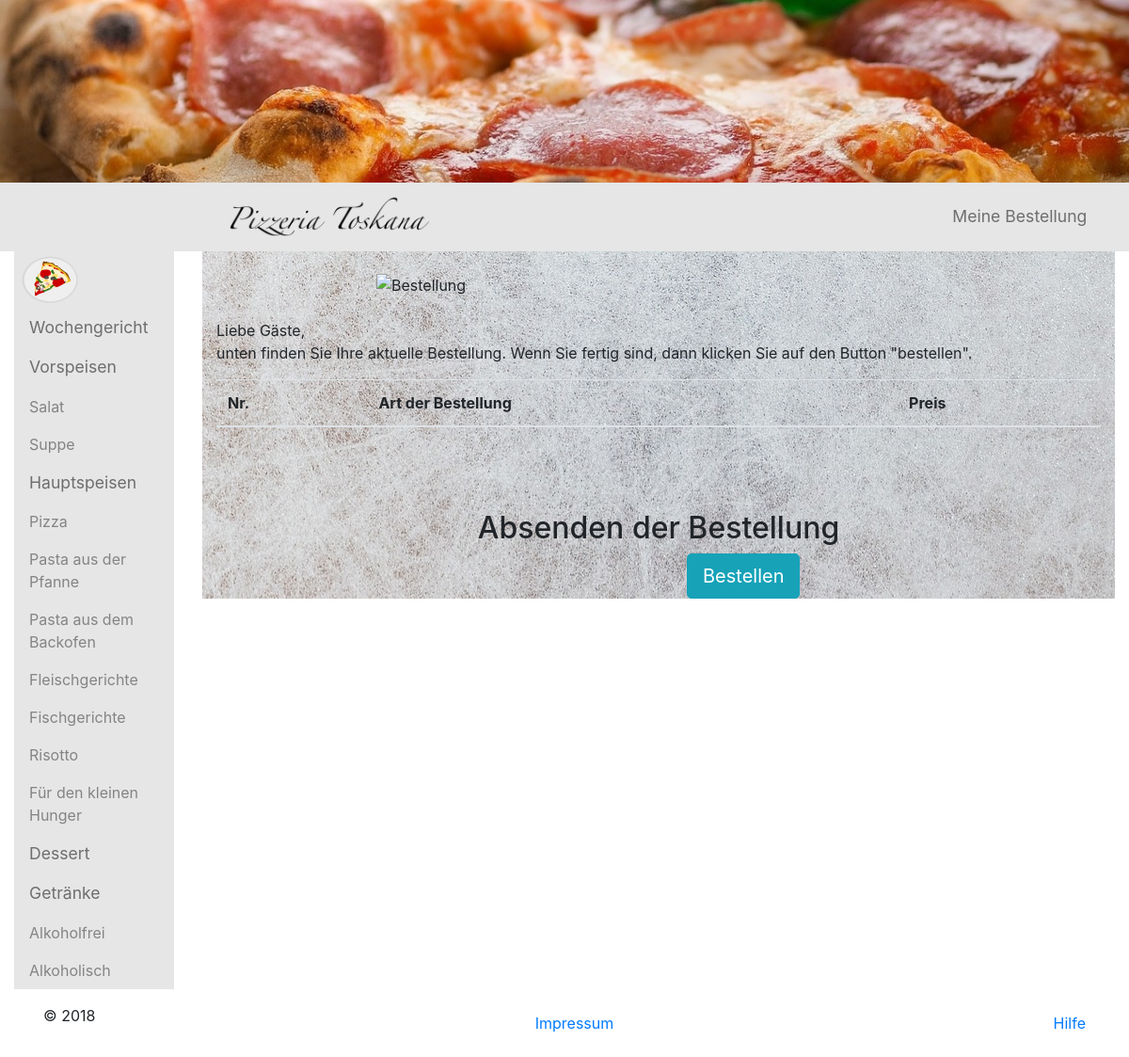
The app's page /bestellung.php, older data.
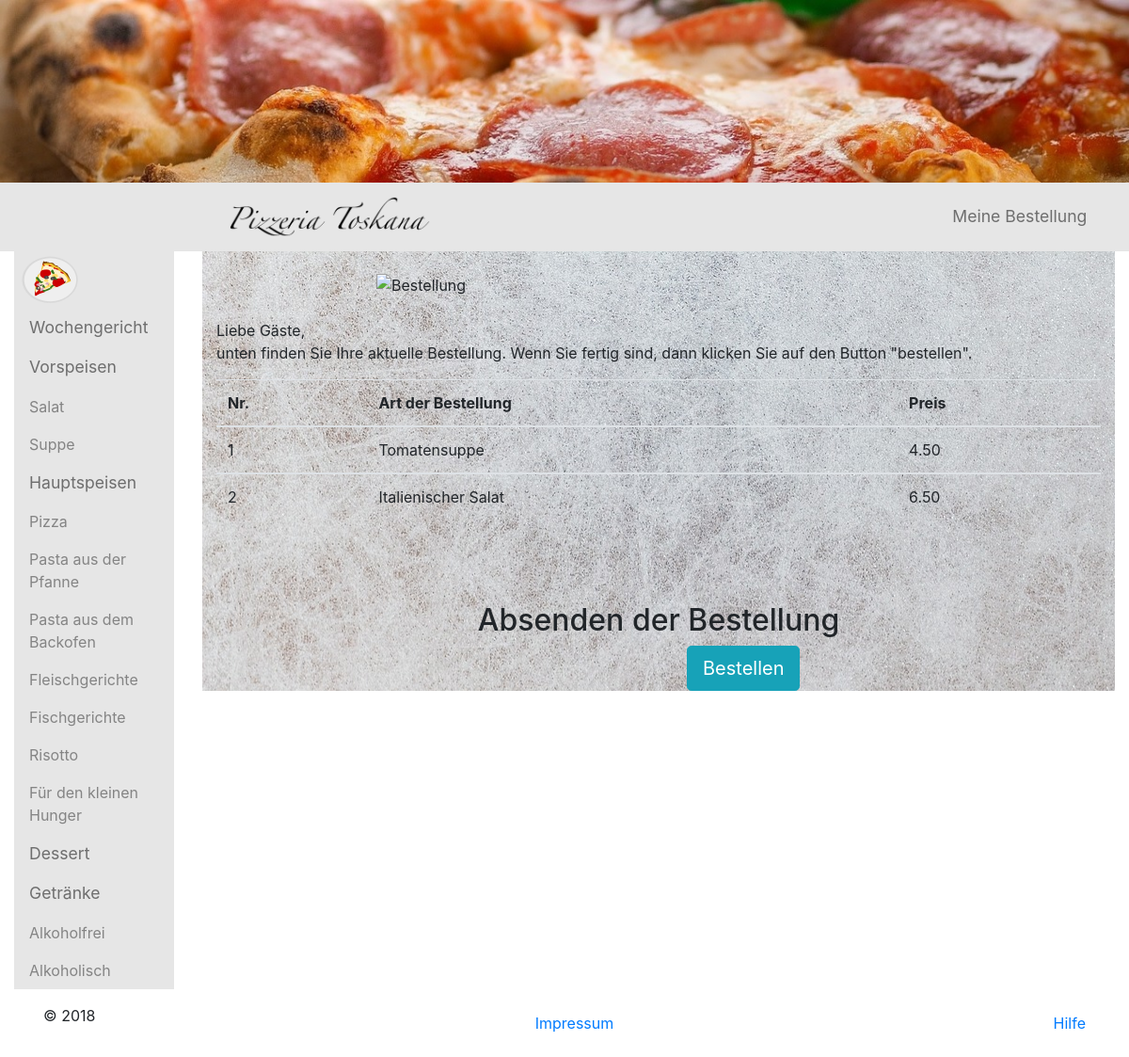
The same page, newer data.
### tables this page shows
CREATE TABLE `bestellung` (
  `id` int(11) NOT NULL,
  `tischid` int(11) NOT NULL,
  `speisenid` int(11) NOT NULL
);

CREATE TABLE `speisen` (
  `id` int(11) NOT NULL,
  `kategorie` enum('suppe','salat','pizza','pastaOfen','pastaPfanne','fisch','fleisch','risotto','kleinerHunger','alkoholisch','alkoholfrei','nachspeisen') NOT NULL,
  `name` varchar(255) NOT NULL,
  `beschreibung` varchar(255) NOT NULL,
  `preis` decimal(10,2) UNSIGNED NOT NULL,
  `zubereitungszeit` int(11) NOT NULL
);

### bestellung.php (the view, shortened to what this page needs)
<!DOCTYPE html>
<html lang="de">
	<head>
		<link rel="stylesheet" href="https://maxcdn.bootstrapcdn.com/bootstrap/4.1.3/css/bootstrap.min.css">
		<link href="bestellung.css" rel="stylesheet">
	</head>
	<body>
		<div class="container-fluid">
			<div class="row">
				<img class="img-fluid" src="Bilder/pizza23.jpg" alt="Pizza Top Page" >
			</div>
			<div class="row">
				<?php
				    include 'navbarHorizontal.php';
                ?>
			</div>
			<div>
				<div class="row">
					<div class="col-2">
				  		<?php
        				    include 'navbarVertikal.php';
                        ?>
					</div>
					<div class="col-10" >
						<div class="container" id="back">
							<br>
							<div class="row justify-content-center">
							  <img class="img-fluid" src="Bilder/bestellungText.png" alt="Bestellung" style="width:600px;" class="float-center">
							</div>
							<div class="row">
								<div class="container">
								  <br>
								  <p>Liebe Gäste, <br>
										unten finden Sie Ihre aktuelle Bestellung. Wenn Sie fertig sind, dann klicken Sie auf den Button "bestellen".
									</p>
									<?php
                                    $pdo = new PDO('mysql:host=localhost;dbname=restaurantdb', 'root', '');
                                    $sql = "SELECT bestellung.id, speisen.name, speisen.preis FROM bestellung INNER JOIN speisen ON bestellung.speisenid=speisen.id";
                                   ?>
                                    <table class="table">
									<thead>
									  <tr>
										<th>Nr.</th>
										<th>Art der Bestellung</th>
										<th>Preis</th>
									  </tr>
									</thead>
                                    <?php
                                     foreach ($pdo->query($sql) as $row) : ?>
									<tbody>
									  <tr>
										<td><?=$row['id']?></td>
										<td><?=$row['name']?></td>
										<td><?=$row['preis']?></td>
									  </tr>
									</tbody>
									<?php endforeach; ?>
								  </table>
								</div>
							</div>
							<br>
							<br>
							<br>
							<div class="row">
								<div class="container">
								  <h2>Absenden der Bestellung</h2>
								  <button type="button" class="btn btn-info btn-lg" data-toggle="modal" data-target="#myModal">Bestellen</button>
								</div>
							</div>
						</div>
					</div>
				</div>
			</div>
			<div class="navbar navbar-inverse navbar-fixed-bottom" role="navigation">
				<div class="container">
					<div class="navbar-text pull-left">
						<p>© 2018 </p>
					</div>
					<div class="navbar-text">
						<a href=#>Impressum</a>
					</div>
					<div class="navbar-text pull-right">
						<a href="#help">Hilfe</a>
					</div>
				</div>
			</div>
		</div>
	</body>
</html>

### navbarHorizontal.php
<div class="navbar navbar-expand sticky-top navbar-collapse" id="navColor">
	<div class="col-2">
	</div>
	<div class="col-1">
		<a class="navbar-brand" href="startseite.php">
			<img src="Bilder/pizzeriaToskanaLogo.png" alt="Home" style="width:250px;" class="float-center">
		</a>
	</div>
	<div class="col-3">
	</div>
	<div class="col-4">
	</div>
	<div class="col-2">
		<ul class="navbar-nav ">
			<li class="nav-item">
				<a class="nav-link" id="navBarText" href="bestellung.php">Meine Bestellung</a>
			</li>
		</ul>
	</div>
</div>

### navbarVertikal.php
<ul class="nav nav-pills flex-column sticky-top" id="navColor">
							<li class="nav-item">
								<a class="navbar-brand" href="startseite.php">
									<img src="Bilder/pizzaIcon.png" alt="Home" style="width:80px;" class="float-center">
								</a>
							</li>
							<li class="nav-item">
								<a class="nav-link disabled" href="wochengericht.php" id="navBarText">Wochengericht</a>
							</li>
							<li class="nav-item">
								<a class="nav-link disabled" href="vorspeisen.php"id="navBarText">Vorspeisen</a>
							</li>
							<li class="nav-item">
								<a class="nav-link" href="vorspeisen.php#salat" id="navBarTextSmall">Salat</a>
							</li>
							<li class="nav-item">
								<a class="nav-link" href="vorspeisen.php#suppe" id="navBarTextSmall">Suppe</a>
							</li>
							<li class="nav-item">
								<a class="nav-link disabled" href="hauptspeisen.php" id="navBarText">Hauptspeisen</a>
							</li>
							<li class="nav-item">
								<a class="nav-link" href="hauptspeisen.php#pizza" id="navBarTextSmall">Pizza</a>
							</li>
							<li class="nav-item">
								<a class="nav-link" href="hauptspeisen.php#pastaPfanne" id="navBarTextSmall">Pasta aus der Pfanne</a>
							</li>
							<li class="nav-item">
								<a class="nav-link" href="hauptspeisen.php#pastaOfen" id="navBarTextSmall">Pasta aus dem Backofen</a>
							</li>
							<li class="nav-item">
								<a class="nav-link" href="hauptspeisen.php#fleischgerichte" id="navBarTextSmall">Fleischgerichte</a>
							</li>
							<li class="nav-item">
								<a class="nav-link" href="hauptspeisen.php#fischgerichte" id="navBarTextSmall">Fischgerichte</a>
							</li>
							<li class="nav-item">
								<a class="nav-link" href="hauptspeisen.php#risotto" id="navBarTextSmall">Risotto</a>
							</li>
							<li class="nav-item">
								<a class="nav-link" href="hauptspeisen.php#kleinerHunger" id="navBarTextSmall">Für den kleinen Hunger</a>
							</li>
							<li class="nav-item">
								<a class="nav-link disabled" href="nachspeisen.php" id="navBarText">Dessert</a>
							</li>
							<li class="nav-item">
								<a class="nav-link disabled" href="getraenke.php" id="navBarText">Getränke</a>
							</li>
							<li class="nav-item">
								<a class="nav-link" href="getraenke.php#alkoholfrei" id="navBarTextSmall">Alkoholfrei</a>
							</li>
							<li class="nav-item">
								<a class="nav-link" href="getraenke.php#alkoholisch" id="navBarTextSmall">Alkoholisch</a>
							</li>
						</ul>

### bestellung.css (style rules this page uses)
#wrapper, img { width:100%; height: 100%; }
#navBarText { color: #6E6E6E; font-size: 110%; }
#navBarTextSmall { color: #848484; font-size: 100%; }
#navColor { background-color: #E6E6E6; }
#back { background-image: URL("Bilder/hintergrund.jpg"); }
h2 { text-align: center; }
table, td, tr { text-align: left; }
button { margin-left: 500px; }

Row changes from the older to the newer data that the page shows:
added bestellung: id "1", speisenid.name "Tomatensuppe", speisenid.preis "4.50"
added bestellung: id "2", speisenid.name "Italienischer Salat", speisenid.preis "6.50"
